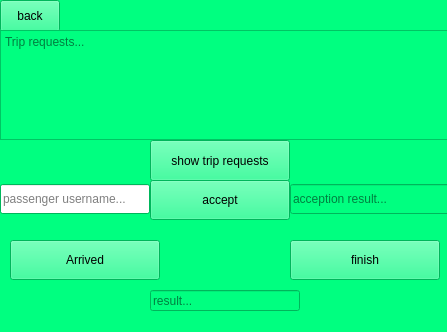
<?xml version="1.0" encoding="UTF-8"?>
<ui version="4.0">
 <class>Trip_management_form</class>
 <widget class="QWidget" name="Trip_management_form">
  <property name="geometry">
   <rect>
    <x>0</x>
    <y>0</y>
    <width>447</width>
    <height>332</height>
   </rect>
  </property>
  <property name="palette">
   <palette>
    <active>
     <colorrole role="WindowText">
      <brush brushstyle="SolidPattern">
       <color alpha="255">
        <red>0</red>
        <green>0</green>
        <blue>0</blue>
       </color>
      </brush>
     </colorrole>
     <colorrole role="Button">
      <brush brushstyle="SolidPattern">
       <color alpha="255">
        <red>0</red>
        <green>255</green>
        <blue>128</blue>
       </color>
      </brush>
     </colorrole>
     <colorrole role="Light">
      <brush brushstyle="SolidPattern">
       <color alpha="255">
        <red>127</red>
        <green>255</green>
        <blue>192</blue>
       </color>
      </brush>
     </colorrole>
     <colorrole role="Midlight">
      <brush brushstyle="SolidPattern">
       <color alpha="255">
        <red>63</red>
        <green>255</green>
        <blue>160</blue>
       </color>
      </brush>
     </colorrole>
     <colorrole role="Dark">
      <brush brushstyle="SolidPattern">
       <color alpha="255">
        <red>0</red>
        <green>127</green>
        <blue>64</blue>
       </color>
      </brush>
     </colorrole>
     <colorrole role="Mid">
      <brush brushstyle="SolidPattern">
       <color alpha="255">
        <red>0</red>
        <green>170</green>
        <blue>85</blue>
       </color>
      </brush>
     </colorrole>
     <colorrole role="Text">
      <brush brushstyle="SolidPattern">
       <color alpha="255">
        <red>0</red>
        <green>0</green>
        <blue>0</blue>
       </color>
      </brush>
     </colorrole>
     <colorrole role="BrightText">
      <brush brushstyle="SolidPattern">
       <color alpha="255">
        <red>255</red>
        <green>255</green>
        <blue>255</blue>
       </color>
      </brush>
     </colorrole>
     <colorrole role="ButtonText">
      <brush brushstyle="SolidPattern">
       <color alpha="255">
        <red>0</red>
        <green>0</green>
        <blue>0</blue>
       </color>
      </brush>
     </colorrole>
     <colorrole role="Base">
      <brush brushstyle="SolidPattern">
       <color alpha="255">
        <red>255</red>
        <green>255</green>
        <blue>255</blue>
       </color>
      </brush>
     </colorrole>
     <colorrole role="Window">
      <brush brushstyle="SolidPattern">
       <color alpha="255">
        <red>0</red>
        <green>255</green>
        <blue>128</blue>
       </color>
      </brush>
     </colorrole>
     <colorrole role="Shadow">
      <brush brushstyle="SolidPattern">
       <color alpha="255">
        <red>0</red>
        <green>0</green>
        <blue>0</blue>
       </color>
      </brush>
     </colorrole>
     <colorrole role="AlternateBase">
      <brush brushstyle="SolidPattern">
       <color alpha="255">
        <red>127</red>
        <green>255</green>
        <blue>191</blue>
       </color>
      </brush>
     </colorrole>
     <colorrole role="ToolTipBase">
      <brush brushstyle="SolidPattern">
       <color alpha="255">
        <red>255</red>
        <green>255</green>
        <blue>220</blue>
       </color>
      </brush>
     </colorrole>
     <colorrole role="ToolTipText">
      <brush brushstyle="SolidPattern">
       <color alpha="255">
        <red>0</red>
        <green>0</green>
        <blue>0</blue>
       </color>
      </brush>
     </colorrole>
    </active>
    <inactive>
     <colorrole role="WindowText">
      <brush brushstyle="SolidPattern">
       <color alpha="255">
        <red>0</red>
        <green>0</green>
        <blue>0</blue>
       </color>
      </brush>
     </colorrole>
     <colorrole role="Button">
      <brush brushstyle="SolidPattern">
       <color alpha="255">
        <red>0</red>
        <green>255</green>
        <blue>128</blue>
       </color>
      </brush>
     </colorrole>
     <colorrole role="Light">
      <brush brushstyle="SolidPattern">
       <color alpha="255">
        <red>127</red>
        <green>255</green>
        <blue>192</blue>
       </color>
      </brush>
     </colorrole>
     <colorrole role="Midlight">
      <brush brushstyle="SolidPattern">
       <color alpha="255">
        <red>63</red>
        <green>255</green>
        <blue>160</blue>
       </color>
      </brush>
     </colorrole>
     <colorrole role="Dark">
      <brush brushstyle="SolidPattern">
       <color alpha="255">
        <red>0</red>
        <green>127</green>
        <blue>64</blue>
       </color>
      </brush>
     </colorrole>
     <colorrole role="Mid">
      <brush brushstyle="SolidPattern">
       <color alpha="255">
        <red>0</red>
        <green>170</green>
        <blue>85</blue>
       </color>
      </brush>
     </colorrole>
     <colorrole role="Text">
      <brush brushstyle="SolidPattern">
       <color alpha="255">
        <red>0</red>
        <green>0</green>
        <blue>0</blue>
       </color>
      </brush>
     </colorrole>
     <colorrole role="BrightText">
      <brush brushstyle="SolidPattern">
       <color alpha="255">
        <red>255</red>
        <green>255</green>
        <blue>255</blue>
       </color>
      </brush>
     </colorrole>
     <colorrole role="ButtonText">
      <brush brushstyle="SolidPattern">
       <color alpha="255">
        <red>0</red>
        <green>0</green>
        <blue>0</blue>
       </color>
      </brush>
     </colorrole>
     <colorrole role="Base">
      <brush brushstyle="SolidPattern">
       <color alpha="255">
        <red>255</red>
        <green>255</green>
        <blue>255</blue>
       </color>
      </brush>
     </colorrole>
     <colorrole role="Window">
      <brush brushstyle="SolidPattern">
       <color alpha="255">
        <red>0</red>
        <green>255</green>
        <blue>128</blue>
       </color>
      </brush>
     </colorrole>
     <colorrole role="Shadow">
      <brush brushstyle="SolidPattern">
       <color alpha="255">
        <red>0</red>
        <green>0</green>
        <blue>0</blue>
       </color>
      </brush>
     </colorrole>
     <colorrole role="AlternateBase">
      <brush brushstyle="SolidPattern">
       <color alpha="255">
        <red>127</red>
        <green>255</green>
        <blue>191</blue>
       </color>
      </brush>
     </colorrole>
     <colorrole role="ToolTipBase">
      <brush brushstyle="SolidPattern">
       <color alpha="255">
        <red>255</red>
        <green>255</green>
        <blue>220</blue>
       </color>
      </brush>
     </colorrole>
     <colorrole role="ToolTipText">
      <brush brushstyle="SolidPattern">
       <color alpha="255">
        <red>0</red>
        <green>0</green>
        <blue>0</blue>
       </color>
      </brush>
     </colorrole>
    </inactive>
    <disabled>
     <colorrole role="WindowText">
      <brush brushstyle="SolidPattern">
       <color alpha="255">
        <red>0</red>
        <green>127</green>
        <blue>64</blue>
       </color>
      </brush>
     </colorrole>
     <colorrole role="Button">
      <brush brushstyle="SolidPattern">
       <color alpha="255">
        <red>0</red>
        <green>255</green>
        <blue>128</blue>
       </color>
      </brush>
     </colorrole>
     <colorrole role="Light">
      <brush brushstyle="SolidPattern">
       <color alpha="255">
        <red>127</red>
        <green>255</green>
        <blue>192</blue>
       </color>
      </brush>
     </colorrole>
     <colorrole role="Midlight">
      <brush brushstyle="SolidPattern">
       <color alpha="255">
        <red>63</red>
        <green>255</green>
        <blue>160</blue>
       </color>
      </brush>
     </colorrole>
     <colorrole role="Dark">
      <brush brushstyle="SolidPattern">
       <color alpha="255">
        <red>0</red>
        <green>127</green>
        <blue>64</blue>
       </color>
      </brush>
     </colorrole>
     <colorrole role="Mid">
      <brush brushstyle="SolidPattern">
       <color alpha="255">
        <red>0</red>
        <green>170</green>
        <blue>85</blue>
       </color>
      </brush>
     </colorrole>
     <colorrole role="Text">
      <brush brushstyle="SolidPattern">
       <color alpha="255">
        <red>0</red>
        <green>127</green>
        <blue>64</blue>
       </color>
      </brush>
     </colorrole>
     <colorrole role="BrightText">
      <brush brushstyle="SolidPattern">
       <color alpha="255">
        <red>255</red>
        <green>255</green>
        <blue>255</blue>
       </color>
      </brush>
     </colorrole>
     <colorrole role="ButtonText">
      <brush brushstyle="SolidPattern">
       <color alpha="255">
        <red>0</red>
        <green>127</green>
        <blue>64</blue>
       </color>
      </brush>
     </colorrole>
     <colorrole role="Base">
      <brush brushstyle="SolidPattern">
       <color alpha="255">
        <red>0</red>
        <green>255</green>
        <blue>128</blue>
       </color>
      </brush>
     </colorrole>
     <colorrole role="Window">
      <brush brushstyle="SolidPattern">
       <color alpha="255">
        <red>0</red>
        <green>255</green>
        <blue>128</blue>
       </color>
      </brush>
     </colorrole>
     <colorrole role="Shadow">
      <brush brushstyle="SolidPattern">
       <color alpha="255">
        <red>0</red>
        <green>0</green>
        <blue>0</blue>
       </color>
      </brush>
     </colorrole>
     <colorrole role="AlternateBase">
      <brush brushstyle="SolidPattern">
       <color alpha="255">
        <red>0</red>
        <green>255</green>
        <blue>128</blue>
       </color>
      </brush>
     </colorrole>
     <colorrole role="ToolTipBase">
      <brush brushstyle="SolidPattern">
       <color alpha="255">
        <red>255</red>
        <green>255</green>
        <blue>220</blue>
       </color>
      </brush>
     </colorrole>
     <colorrole role="ToolTipText">
      <brush brushstyle="SolidPattern">
       <color alpha="255">
        <red>0</red>
        <green>0</green>
        <blue>0</blue>
       </color>
      </brush>
     </colorrole>
    </disabled>
   </palette>
  </property>
  <property name="windowTitle">
   <string>Form</string>
  </property>
  <widget class="QPushButton" name="back_button">
   <property name="geometry">
    <rect>
     <x>0</x>
     <y>0</y>
     <width>60</width>
     <height>32</height>
    </rect>
   </property>
   <property name="text">
    <string>back</string>
   </property>
  </widget>
  <widget class="QTextEdit" name="trip_requests_text">
   <property name="enabled">
    <bool>false</bool>
   </property>
   <property name="geometry">
    <rect>
     <x>0</x>
     <y>30</y>
     <width>450</width>
     <height>110</height>
    </rect>
   </property>
   <property name="placeholderText">
    <string>Trip requests...</string>
   </property>
  </widget>
  <widget class="QPushButton" name="show_reqs_button">
   <property name="geometry">
    <rect>
     <x>150</x>
     <y>140</y>
     <width>140</width>
     <height>41</height>
    </rect>
   </property>
   <property name="text">
    <string>show trip requests</string>
   </property>
  </widget>
  <widget class="QPushButton" name="accept_button">
   <property name="geometry">
    <rect>
     <x>150</x>
     <y>180</y>
     <width>140</width>
     <height>40</height>
    </rect>
   </property>
   <property name="text">
    <string>accept</string>
   </property>
  </widget>
  <widget class="QLineEdit" name="pass_username_line">
   <property name="geometry">
    <rect>
     <x>0</x>
     <y>184</y>
     <width>150</width>
     <height>30</height>
    </rect>
   </property>
   <property name="placeholderText">
    <string>passenger username...</string>
   </property>
  </widget>
  <widget class="QLineEdit" name="acc_result_line">
   <property name="enabled">
    <bool>false</bool>
   </property>
   <property name="geometry">
    <rect>
     <x>290</x>
     <y>184</y>
     <width>160</width>
     <height>30</height>
    </rect>
   </property>
   <property name="placeholderText">
    <string>acception result...</string>
   </property>
  </widget>
  <widget class="QLineEdit" name="result_line">
   <property name="enabled">
    <bool>false</bool>
   </property>
   <property name="geometry">
    <rect>
     <x>150</x>
     <y>290</y>
     <width>150</width>
     <height>21</height>
    </rect>
   </property>
   <property name="placeholderText">
    <string>result...</string>
   </property>
  </widget>
  <widget class="QPushButton" name="arrived_button">
   <property name="geometry">
    <rect>
     <x>10</x>
     <y>240</y>
     <width>150</width>
     <height>40</height>
    </rect>
   </property>
   <property name="text">
    <string>Arrived</string>
   </property>
  </widget>
  <widget class="QPushButton" name="finish_button">
   <property name="geometry">
    <rect>
     <x>290</x>
     <y>240</y>
     <width>150</width>
     <height>40</height>
    </rect>
   </property>
   <property name="text">
    <string>finish</string>
   </property>
  </widget>
 </widget>
 <resources/>
 <connections/>
</ui>
